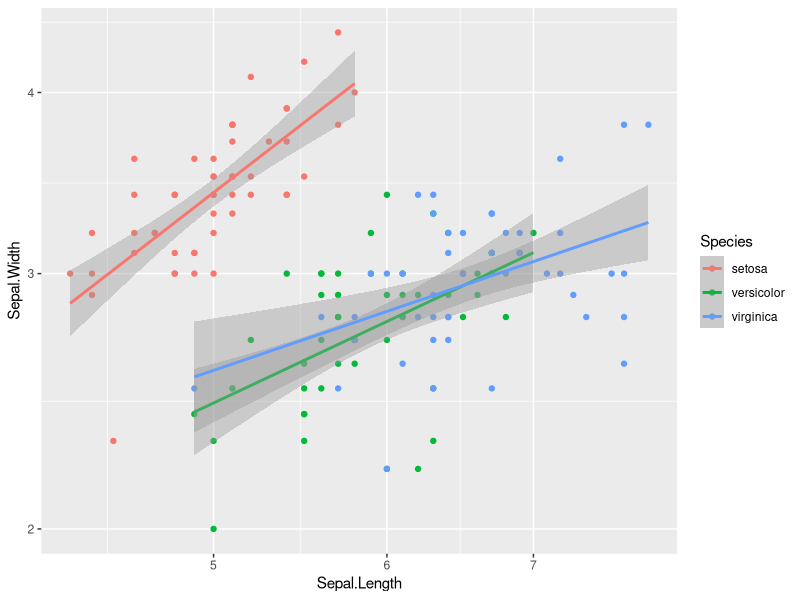

Write R code to recreate this figure. (Note: this script raises an error after producing the figure.)
## ---- chunk 1

#You must change this!
WORKING_DIRECTORY <- 'CHANGE THIS TO YOUR WORKING DIRECTORY (top level folder where you cloned git repo)'

#Set working directory (also do this for knit)
setwd(WORKING_DIRECTORY)
knitr::opts_knit$set(root.dir = WORKING_DIRECTORY)

knitr::opts_chunk$set(echo = TRUE)

#Load the ggplot2 package
library(ggplot2)
## ---- chunk 2
p_iris <- ggplot(iris, aes(x = Sepal.Length, y = Sepal.Width, colour = Species)) + 
	geom_point() + 
	stat_smooth(method = lm) + 
	scale_x_log10() + 
	scale_y_log10() 

p_iris

## ---- chunk 3
data <- read.csv('data/national_gdp.csv', skip=4)
#Now look at the data
data

# Use the firstrow to rename the columns
new_names_year <- unlist( #unlist unravels list structure with depth 1
  lapply( #lapply applies a function to a list
    strsplit(names(data), split='.', fixed=T), #strsplit will return a list of vectors split from input vector on "." 
    function(x){ #this is the function being applied to strsplit return list by lapply
      return(x[1]) #return the first item ofthe vector--the year, preceded by "X" (or "Line"/"X" for first 2 columns)
  })
)

#Join new names with the first row 
new_names_qtrs <- paste0(new_names_year, as.character(unlist(data[1,])))

names(data) <- new_names_qtrs

#delete the first row!
gdp_raw <- data[-c(1), ]
gdp_raw
## ---- chunk 4
pop <- read.csv('data/national_population.csv')

pop$Period <- paste0(substr(pop$DATE, 1, 4), 'Q', round(as.numeric(substr(pop$DATE, 6, 7))/3)+1)

pop

## ---- chunk 5
library(reshape2)
# Melt to long format with line number and component as ID variables
gdp_long <- melt(gdp_raw, id.vars=c('LineLine', 'X'))

# Now is a good time to rename our variables
names(gdp_long) <- c('Line', 'Component', 'Period', 'Dollars')

# Remove the "X" from the period
gdp_long$Period <- gsub('X', '', gdp_long$Period, fixed = T)

# For now, we really only want top line GDP--line 1.
# We make a new data.frame from the old, ensuring our data types are correct.

# Also, we can add our pop data in now; I have been kind and set it up so that the dates are the same, but usually you would want to use a join to make sure the dates match for each row.

gdp <- data.frame(
  Period = as.character(gdp_long[gdp_long$Line==1,]$Period), 
  Dollars = as.numeric(gdp_long[gdp_long$Line==1,]$Dollars),
  Population = pop$Population
)

gdp

## ---- chunk 6
plot(gdp$Period, gdp$Dollars)
## ---- chunk 7
#Create the base layer
p_0 <- ggplot(gdp, aes(x=Period, y=Dollars, group=1))

#At first, this is just an empty canvas with axis labels and grid lines.
p_0
## ---- chunk 8
p_1 <- p_0 + 
  geom_line(aes(size = Dollars/Population), color = "#FC4E07") +
  geom_line(size = 1.05)

p_1

## ---- chunk 9
p_2 <- p_1 +
  stat_smooth(method = "loess")

p_2
## ---- chunk 10

dates_to_show <- gdp$Period[seq(1, length(gdp$Period), by = 20)]
print(dates_to_show)

p_3 <- p_2 + 
  scale_y_continuous(labels=scales::dollar_format()) +  # Use the "dollar_format()" function from scales (ggplot dep'cy)
  scale_x_discrete(breaks = dates_to_show) # Use the dates_to_show var we defined above to skip 20 quarters

p_3

## ---- chunk 11
p_4 <- p_3 +
  theme_minimal() +                                      #I personally am a fan of the minimal view
  labs(title = "Nominal Gross Domestic Product",         #Add chart title, subtitle
       subtitle = "Total [Billions], Per Capita, and Projection") + 
  theme(axis.text.x = element_text(angle = 45, hjust=1), #Rotate axis labels and shift to the right
        plot.title = element_text(hjust = 0.5),          #Center chart title
        plot.subtitle = element_text(hjust = 0.5))       #Center chart subtitle
p_4
## ---- chunk 12
# a data frame with all the annotation info
annotation <- data.frame(
   Period = c("2007Q4","2009Q2", "2020Q2"),
   Dollars = c(20000,10000, 25000),
   label = c("Start of G.R.", "End of G.R.", "COVID Recession")
)

#Text annotation can be done several ways, including annotate(), geom_label, and geom_text()
# Here, we have chosen to use geom_text() and an annotation data.frame corresponding to GDP vars.
p_5 <- p_4 + 
  geom_text(data=annotation, aes( x=Period, y=Dollars, label=label), 
            color="black", size=3 , angle=45, 
            fontface="bold", hjust = 1)

p_5
## ---- chunk 13
p_6 <- p_5 + 
  annotate("rect", xmin = '2007Q4', xmax = '2009Q2', ymin = 0, ymax = 25000, color = "orange", fill = "orange", size = 0.5, alpha=0.4)

p_6
## ---- chunk 14
p_7 <- p_6 + 
  annotate("pointrange", x = '2020Q2', y = 20000, xmin = '2020Q1', xmax = '2020Q2', ymin = 0, ymax = 25000, color = "red", size = 1.5, alpha=0.4)

p_7
## ---- chunk 15
p <- ggplot(gdp, aes(x=Period, y=Dollars, group=1)) + # our data and mapping layer
  annotate("rect", xmin = '2007Q4', xmax = '2009Q2', ymin = 0, ymax = 25000, color = "orange", fill = "orange", size = 0.5, alpha=0.4) + # Our annotation layers go first!
  annotate("pointrange", x = '2020Q2', y = 20000, xmin = '2020Q1', xmax = '2020Q2', ymin = 0, ymax = 25000, color = "red", size = 1.5, alpha=0.4) +
  geom_line(aes(size = Dollars/Population), color = "#FC4E07") +  # Our two geom line (mark) layers
  geom_line(size = 1.05) +
  stat_smooth(method = "loess") + # Our stats layer 
  scale_y_continuous(labels=scales::dollar_format()) +  # Use the "dollar_format()" function from scales (ggplot dep'cy)
  scale_x_discrete(breaks = dates_to_show) + # Use the dates_to_show var we defined above to skip 20 quarters
  geom_text(data=annotation, aes( x=Period, y=Dollars, label=label),   #Add our text annotations 
            color="black", size=3 , angle=45,                          #Add last so it is on top of all other marks!
            fontface="bold", hjust = 1) + 
  theme_minimal() +                                      #Wrap up with our themes. Minimal view theme must come first!
  labs(title = "Nominal Gross Domestic Product",         #Add chart title, subtitle
       subtitle = "Total [Billions], Per Capita, and Projection") + 
  theme(axis.text.x = element_text(angle = 45, hjust=1), #Rotate axis labels and shift to the right
        plot.title = element_text(hjust = 0.5),          #Center chart title
        plot.subtitle = element_text(hjust = 0.5))       #Center chart subtitle

p


